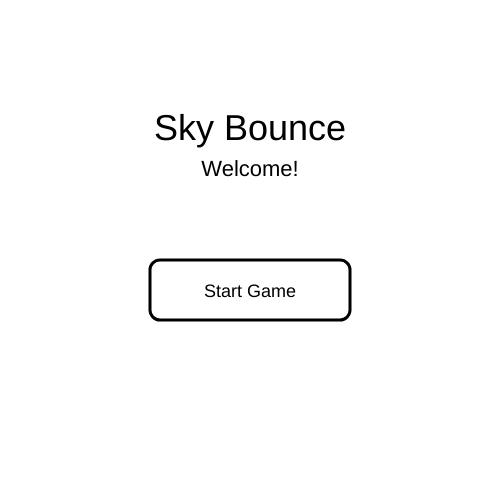
Frame 1 (no input)
Frame 60 (no input): identical to frame 1, image omitted
Frame 120 (the mouse pressed at the canvas centre since frame 60): identical to frame 1, image omitted

The p5.js sketch that drew this single still picture (run headless with seeded random() and noise() and a simulated clock; from frame 60 on, the mouse is pressed at the canvas centre):

// p5.js sketch
// ── sketch.js
// ================= GLOBAL VARIABLES =================

let gameState = 0; // 0 = Start Menu, 1 = Game, 2 = Game Over

let ballX, ballY;
let ballSize = 20;
let ballColor;

let gravity = 1;
let ballSpeedVert = 0;
let airFriction = 0.0001;
let friction = 0.1;

let racketColor;
let racketWidth = 100;
let racketHeight = 10;

let wallSpeed = 5;
let wallInterval = 1000;
let lastAddTime = 0;
let minGapHeight = 200;
let maxGapHeight = 300;
let wallWidth = 80;
let wallRadius = 50;

let walls = [];
let score = 0;
let highScore = 0;

let maxHealth = 100;
let health = 100;
let healthDecrease = 1;
let healthBarWidth = 60;

let ballSpeedHorizon = 10;

let lastFrame;
let blurFrame;

let btnW = 200;
let btnH = 60;
let startBtnX, startBtnY;
let restartBtnX, restartBtnY;

// ================= SETUP =================

function setup() {
  createCanvas(500, 500);

  ballX = width / 4;
  ballY = height / 5;

  ballColor = color(0);
  racketColor = color(0);

  startBtnX = width / 2 - btnW / 2;
  startBtnY = height / 2 + 10;

  restartBtnX = width / 2 - btnW / 2;
  restartBtnY = height / 2 + 40;

  textAlign(CENTER, CENTER);
  rectMode(CORNER);
}

// ================= DRAW =================

function draw() {
  if (gameState === 0) drawStartMenu();
  else if (gameState === 1) runGame();
  else if (gameState === 2) gameOverScreen();
}

// ================= START MENU =================

function drawStartMenu() {
  background(255);

  fill(0);
  textSize(36);
  text("Sky Bounce", width / 2, height / 2 - 120);

  textSize(22);
  text("Welcome!", width / 2, height / 2 - 80);

  drawButton(startBtnX, startBtnY, btnW, btnH, "Start Game", overStartButton());
}

// ================= GAMEPLAY =================

function runGame() {
  background(255);

  drawBall();
  applyGravity();
  keepInScreen();
  drawRacket();
  watchRacketBounce();
  applyHorizontalSpeed();

  wallAdder();
  wallHandler();

  drawHealthBar();
  drawScoreTop();
}

// ================= INPUT =================

function mousePressed() {
  if (gameState === 0 && overStartButton()) startGame();
  else if (gameState === 2 && overRestartButton()) restart();
}

function startGame() {
  resetGameVars();
  gameState = 1;
}

function restart() {
  resetGameVars();
  gameState = 1;
}

function resetGameVars() {
  score = 0;
  health = maxHealth;
  ballX = width / 4;
  ballY = height / 5;
  walls = [];
  lastAddTime = 0;
  ballSpeedHorizon = 10;
  ballSpeedVert = 0;
}

// ================= BALL =================

function drawBall() {
  fill(ballColor);
  noStroke();
  ellipse(ballX, ballY, ballSize, ballSize);
}

function applyGravity() {
  ballSpeedVert += gravity;
  ballY += ballSpeedVert;
  ballSpeedVert -= ballSpeedVert * airFriction;
}

function applyHorizontalSpeed() {
  ballX += ballSpeedHorizon;
  ballSpeedHorizon -= ballSpeedHorizon * airFriction;
}

function makeBounceBottom(surface) {
  ballY = surface - ballSize / 2;
  ballSpeedVert *= -1;
  ballSpeedVert -= ballSpeedVert * friction;
}

function makeBounceTop(surface) {
  ballY = surface + ballSize / 2;
  ballSpeedVert *= -1;
  ballSpeedVert -= ballSpeedVert * friction;
}

function makeBounceLeft(surface) {
  ballX = surface + ballSize / 2;
  ballSpeedHorizon *= -1;
  ballSpeedHorizon -= ballSpeedHorizon * friction;
}

function makeBounceRight(surface) {
  ballX = surface - ballSize / 2;
  ballSpeedHorizon *= -1;
  ballSpeedHorizon -= ballSpeedHorizon * friction;
}

function keepInScreen() {
  if (ballY + ballSize / 2 > height) makeBounceBottom(height);
  if (ballY - ballSize / 2 < 0) makeBounceTop(0);
  if (ballX - ballSize / 2 < 0) makeBounceLeft(0);
  if (ballX + ballSize / 2 > width) makeBounceRight(width);
}

// ================= RACKET =================

function drawRacket() {
  fill(racketColor);
  rectMode(CENTER);
  noStroke();
  rect(mouseX, mouseY, racketWidth, racketHeight);
  rectMode(CORNER);
}

function watchRacketBounce() {
  let overhead = mouseY - pmouseY;

  if (
    ballX + ballSize / 2 > mouseX - racketWidth / 2 &&
    ballX - ballSize / 2 < mouseX + racketWidth / 2
  ) {
    if (dist(ballX, ballY, ballX, mouseY) <= ballSize / 2 + abs(overhead)) {
      makeBounceBottom(mouseY);

      if (overhead < 0) {
        ballY += overhead;
        ballSpeedVert += overhead;
      }

      ballSpeedHorizon = (ballX - mouseX) / 5;
    }
  }
}

// ================= WALLS =================

function wallAdder() {
  if (millis() - lastAddTime > wallInterval) {
    let randHeight = round(random(minGapHeight, maxGapHeight));
    let randY = round(random(0, height - randHeight));

    walls.push({
      x: width,
      y: randY,
      w: wallWidth,
      h: randHeight,
      scored: false
    });

    lastAddTime = millis();
  }
}

function wallHandler() {
  for (let i = walls.length - 1; i >= 0; i--) {
    wallMover(walls[i]);
    wallDrawer(walls[i]);
    watchWallCollision(walls[i]);
    wallRemover(i);
  }
}

function wallMover(wall) {
  wall.x -= wallSpeed;
}

function wallRemover(index) {
  if (walls[index].x + walls[index].w <= 0) {
    walls.splice(index, 1);
  }
}

function wallDrawer(wall) {
  stroke(0);
  strokeWeight(3);
  fill(255);

  rect(wall.x, 0, wall.w, wall.y, 0, 0, wallRadius, wallRadius);

  rect(
    wall.x,
    wall.y + wall.h,
    wall.w,
    height - (wall.y + wall.h),
    wallRadius,
    wallRadius,
    0,
    0
  );

  noStroke();
}

function watchWallCollision(wall) {
  let x = wall.x;
  let y = wall.y;
  let w = wall.w;
  let h = wall.h;

  if (
    ballX + ballSize / 2 > x &&
    ballX - ballSize / 2 < x + w &&
    ballY - ballSize / 2 < y
  ) {
    decreaseHealth();
  }

  if (
    ballX + ballSize / 2 > x &&
    ballX - ballSize / 2 < x + w &&
    ballY + ballSize / 2 > y + h
  ) {
    decreaseHealth();
  }

  if (ballX > x + w / 2 && !wall.scored) {
    wall.scored = true;
    score++;
  }
}

// ================= HEALTH BAR =================

function drawHealthBar() {
  let padding = 2;
  let barHeight = 10;

  stroke(0);
  strokeWeight(2);
  fill(255);
  rect(ballX - healthBarWidth / 2, ballY - 35, healthBarWidth, barHeight, 4);

  noStroke();
  fill(0);

  let innerWidth =
    (healthBarWidth - padding * 2) * (health / maxHealth);

  if (innerWidth < 0) innerWidth = 0;

  rect(
    ballX - healthBarWidth / 2 + padding,
    ballY - 35 + padding,
    innerWidth,
    barHeight - padding * 2,
    3
  );
}

function decreaseHealth() {
  health -= healthDecrease;
  if (health <= 0) {
    captureAndBlurFrame();
    if (score > highScore) highScore = score;
    gameState = 2;
  }
}

// ================= GAME OVER =================

function captureAndBlurFrame() {
  lastFrame = get();
  blurFrame = lastFrame;
  blurFrame.filter(BLUR, 6);
}

function gameOverScreen() {
  if (blurFrame) image(blurFrame, 0, 0);
  else background(0);

  fill(0, 120);
  rect(0, 0, width, height);

  drawGameOverUI();
}

function drawGameOverUI() {
  fill(255);
  textSize(40);
  text("GAME OVER", width / 2, height / 2 - 80);

  textSize(20);
  text("Score: " + score, width / 2, height / 2 - 30);
  text("High Score: " + highScore, width / 2, height / 2);

  drawButton(
    width / 2 - btnW / 2,
    height / 2 + 40,
    btnW,
    btnH,
    "Restart",
    overRestartButton()
  );
}

// ================= UI BUTTONS =================

function drawButton(x, y, w, h, label, hover) {
  rectMode(CORNER);
  fill(hover ? 230 : 255);
  stroke(0);
  strokeWeight(3);
  rect(x, y, w, h, 10);

  fill(0);
  noStroke();
  textSize(18);
  text(label, x + w / 2, y + h / 2 + 2);
}

function overStartButton() {
  return (
    mouseX > startBtnX &&
    mouseX < startBtnX + btnW &&
    mouseY > startBtnY &&
    mouseY < startBtnY + btnH
  );
}

function overRestartButton() {
  let rx = width / 2 - btnW / 2;
  let ry = height / 2 + 40;
  return (
    mouseX > rx &&
    mouseX < rx + btnW &&
    mouseY > ry &&
    mouseY < ry + btnH
  );
}

// ================= SCORE TOP =================

function drawScoreTop() {
  fill(0);
  textSize(30);
  text(score, width / 2, 50);
}

// ── style.css
body {
  margin: 0;
  padding: 0;
  overflow: hidden;
  background: #ffffff;
  font-family: Arial, sans-serif;
}
